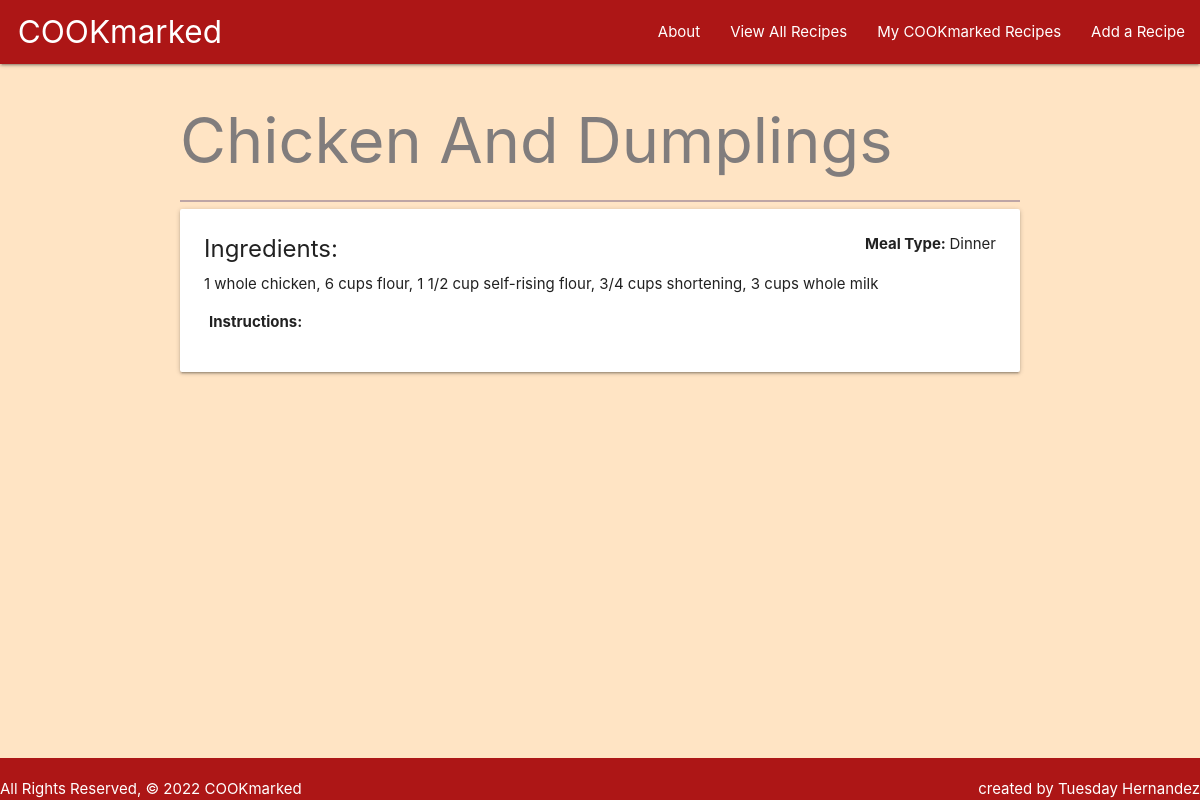
Before: /all/1/ with the older database file.
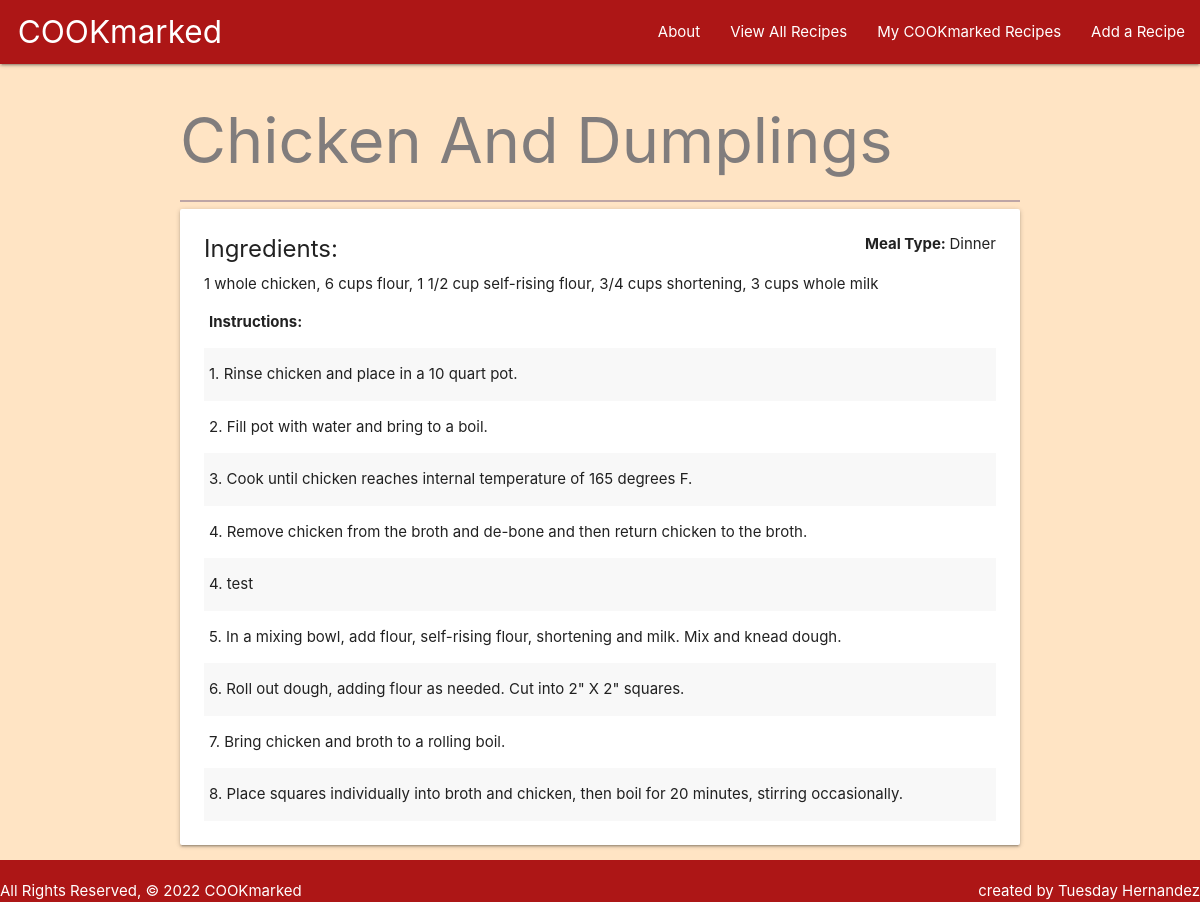
After: the same page with the newer database file.
### main_app/models.py (models this page shows, shortened)
class Recipe(models.Model):
    label = models.CharField("Recipe Title", max_length=150)
    mealtype = models.CharField("Meal Type", max_length=100)
    ingredients = models.TextField(max_length=900)
    user = models.ForeignKey(User, on_delete=models.CASCADE)

class Instruction(models.Model):
    step = models.IntegerField()
    text = models.CharField(max_length=500)
    recipe = models.ForeignKey(Recipe, on_delete=models.CASCADE)
    class Meta:
        ordering = ['step']

### main_app/views.py (the view)
# urls.py: path('all/<int:recipe_id>/', views.recipe_details, name='details'),
def recipe_details(request, recipe_id):
    recipe = Recipe.objects.get(id=recipe_id)
    instruction_form = InstructionForm()
    return render(request, 'recipes/details.html', {
        'recipe': recipe,
        'instruction_form': instruction_form
    })

### main_app/templates/recipes/details.html (shortened to what this page needs)
{% extends 'base.html' %} {% block content %}
<h1>{{ recipe.label }}</h1>
<hr />
<div class="card">
    <div class="card-content">
        <p class="right"><b>Meal Type: </b>{{ recipe.mealtype }}</p>
        <p><span class="card-title"><b>Ingredients: </b></span>{{ recipe.ingredients }}</p>
        <table class="striped">
            <thead>
                <tr>
                    <th>Instructions:</th>
                </tr>
            </thead>
            <tbody>
                {% for instruction in recipe.instruction_set.all %}
                <tr>
                    <td>{{ instruction.step }}. {{ instruction.text }}</td>
                </tr>
                {% endfor %}
            </tbody>
        </table>
    </div>
</div>
{% endblock %}

### main_app/templates/base.html (shortened to what this page needs)
{% load static %}
<!DOCTYPE html>
<html lang="en">
<head>
    <link
        rel="stylesheet"
        href="https://cdnjs.cloudflare.com/ajax/libs/materialize/1.0.0/css/materialize.min.css"
    />
    <link
        rel="stylesheet"
        type="text/css"
        href="{% static 'css/styles.css' %}"
    />
</head>
<body>
    <header class="navbar-fixed">
        <nav>
            <ul>
                <li>
                    <a href="/" class="left brand-logo">&nbsp;&nbsp;COOKmarked</a>
                </li>
            </ul>
            <ul class="right">
                <li><a href="{% url 'about' %}">About</a></li>
                <li><a href="{% url 'all' %}">View All Recipes</a></li>
                <li><a href="{% url 'index' %}">My COOKmarked Recipes</a></li>
                <li><a href="{% url 'recipe_create' %}">Add a Recipe</a></li>
            </ul>
        </nav>
    </header>
    <main class="container">{% block content %} {% endblock %}</main>
    <footer class="page-footer">
        <div class="left">
            All Rights Reserved, &copy 2022 COOKmarked &nbsp;
        </div>
        <div class="right">
            created by Tuesday Hernandez
        </div>
    </footer>
</body>
</html>

### main_app/static/css/styles.css (style rules this page uses)
* { box-sizing: border-box; margin: 0; }
body { min-height: 100vh; display: flex; flex-direction: column; background-color: bisque; }
main { flex: 1 0 auto; }
h1 { color: #817d7d; }
hr { height: 1.5px; background-color: rgb(189, 165, 165); border: none; }
nav { background-color: rgb(173, 22, 22); }
footer { padding-top: 0; text-align: right; background-color: rgb(173, 22, 22) !important; }

Changed rows visible on the page:
added Instruction: step "1", text "Rinse chicken and place in a 10 quart pot."
added Instruction: step "2", text "Fill pot with water and bring to a boil."
added Instruction: step "3", text "Cook until chicken reaches internal temperature of 165 degrees F."
added Instruction: step "4", text "Remove chicken from the broth and de-bone and then return chicken to the broth."
added Instruction: step "4", text "test"
added Instruction: step "5", text "In a mixing bowl, add flour, self-rising flour, shortening and milk. Mix and knead dough."
added Instruction: step "6", text "Roll out dough, adding flour as needed. Cut into 2\" X 2\" squares."
added Instruction: step "7", text "Bring chicken and broth to a rolling boil."
added Instruction: step "8", text "Place squares individually into broth and chicken, then boil for 20 minutes, stirring occasionally."
